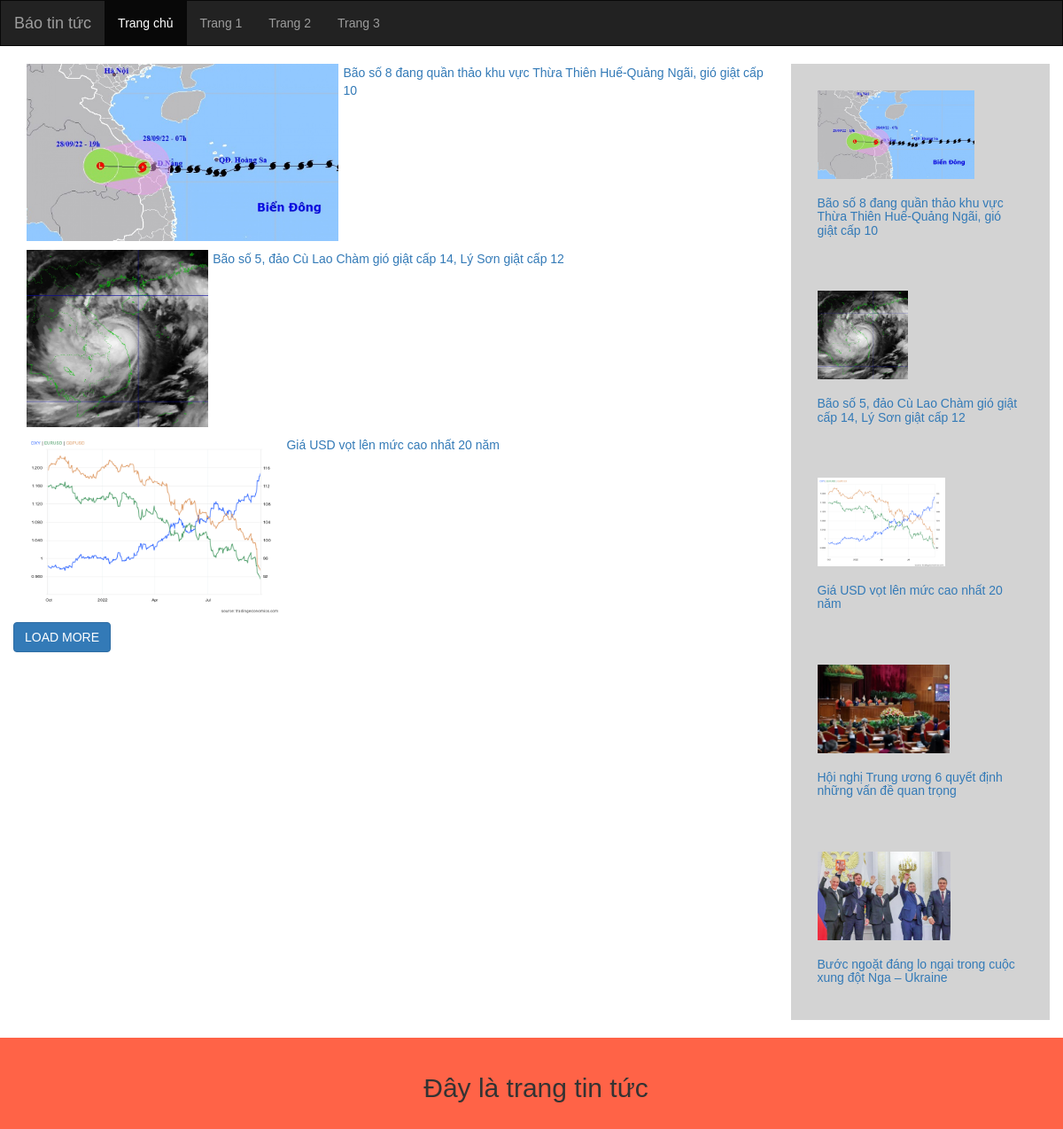
The page / on the database its author committed.
### tables this page shows
CREATE TABLE `posts` (
  `id` int(11) NOT NULL,
  `title` varchar(100) NOT NULL,
  `url` varchar(100) NOT NULL,
  `content` text NOT NULL,
  `image` varchar(500) NOT NULL
);

### index.php (called while the page is built)
<?php include "header.php";?>
<?php include "main.php";?>
<?php include "footer.php";?>

### data.php (the view, shortened to what this page needs)
<?php
$page = isset($_GET['page']) ? (int)$_GET['page'] : 1;
$limit = 3;
$start = ($limit * $page) - $limit;
require 'connect.php';
$sql = "select * from posts limit $start," . ($limit + 1);
$query = mysqli_query($conn, $sql) or die('Lỗi câu truy vấn');
$result = array();
while ($row = mysqli_fetch_array($query)) {
    array_push($result, $row);
}
if (!empty($_SERVER['HTTP_X_REQUESTED_WITH']) && strtolower($_SERVER['HTTP_X_REQUESTED_WITH']) == 'xmlhttprequest') {
    sleep(1);
    die(json_encode($result));
} else
{
    $total = count($result);
    for ($i = 0; $i < $total - 1; $i++) { ?>
        <div class="col-lg-12" style="margin-bottom: 10px;">
            <div class="main-content" style="display: flex; gap: 5px;">
                <a href="./post/<?php echo $result[$i]['url'] ?>.html">
                    <img src="admin/photo/<?php echo $result[$i]['image'] ?>" height=200 width="100%" style="object-fit: cover" />
                </a>
                <span>
                    <a href="./post/<?php echo $result[$i]['url'] ?>.html">
                        <span><?php echo $result[$i]['title'] ?></span>
                    </a>
                </span>
            </div>
        </div>
<?php }
} ?>

### header.php (shortened to what this page needs)
<!DOCTYPE html>
<html lang="en">
<head>
    <link rel="stylesheet" href="https://maxcdn.bootstrapcdn.com/bootstrap/3.4.1/css/bootstrap.min.css">
    <link rel="stylesheet" href="./includes/style.css">
</head>
<body>
    <div class="header">
        <nav class="navbar navbar-inverse" style="border-radius: unset">
            <div class="navbar-header">
                <a class="navbar-brand" href="/tin-tuc">Báo tin tức</a>
            </div>
            <ul class="nav navbar-nav">
                <li class="active"><a href="/tin-tuc">Trang chủ</a></li>
                <li><a href="#">Trang 1</a></li>
                <li><a href="#">Trang 2</a></li>
                <li><a href="#">Trang 3</a></li>
            </ul>
        </nav>
    </div>
</body>

### main.php (shortened to what this page needs)
<div class="main">
    <div class="container">
        <div class="row">
            <div class="col-xs-12 col-md-9 col-lg-9">
                <div class="row" id="content">
                    <?php
                    include_once('seo_friendly.php');
                    require_once('data.php');
                    ?>
                    <a href="#" class="btn btn-primary" id="load_more">LOAD MORE</a>
                </div>
            </div>
            <?php include 'sidebar.php'; ?>
        </div>
    </div>
</div>

### sidebar.php (shortened to what this page needs)
<div class="col-xs-12 col-md-3 col-lg-3 sidebar">
        <?php
        include_once('seo_friendly.php');
        $query = mysqli_query($conn, "SELECT * FROM posts");
        if (mysqli_num_rows($query) == 0) {
            echo "No articles found";
        } else {
            while ($row = mysqli_fetch_assoc($query)) { ?>
                <div class="item">
                    <a href="./post/<?php echo $row['url'] ?>.html">
                        <img src='admin/photo/<?php echo $row['image'] ?>' width='100%' />
                        <h2><?php echo $row['title'] ?></h2>
                    </a>
                </div>
        <?php }
        }; ?>
</div>

### footer.php
<div class="footer">
    <div class="container">
        <h2 style="text-align: center">Đây là trang tin tức</h2>
    </div>
</div>

### includes/style.css (style rules this page uses)
* { margin: 0; padding: 0; box-sizing: border-box; }
body { font-family: Arial; overflow-x: hidden; }
.main { margin: 20px 0; }
.footer { padding: 20px; background-color: tomato; }
img { display: block; max-width: 100%; width: 100%; object-fit: cover; }
.sidebar { padding: 10px; display: flex; flex-direction: column; gap: 10px; background-color: lightgray; height: 100%; overflow-y: auto; }
.sidebar .item { padding: 20px; }
.sidebar img { width: auto; height: 100px; }
.sidebar h2 { width: auto; font-size: 14px; }

### rows shown on the page
posts: image (picture), title "Bão số 8 đang quần thảo khu vực Thừa Thiên Huế-Quảng Ngãi, gió giật cấp 10"
posts: image (picture), title "Bão số 5, đảo Cù Lao Chàm gió giật cấp 14, Lý Sơn giật cấp 12"
posts: image (picture), title "Giá USD vọt lên mức cao nhất 20 năm"
posts: image (picture), title "Hội nghị Trung ương 6 quyết định những vấn đề quan trọng"
posts: image (picture), title "Bước ngoặt đáng lo ngại trong cuộc xung đột Nga – Ukraine"
